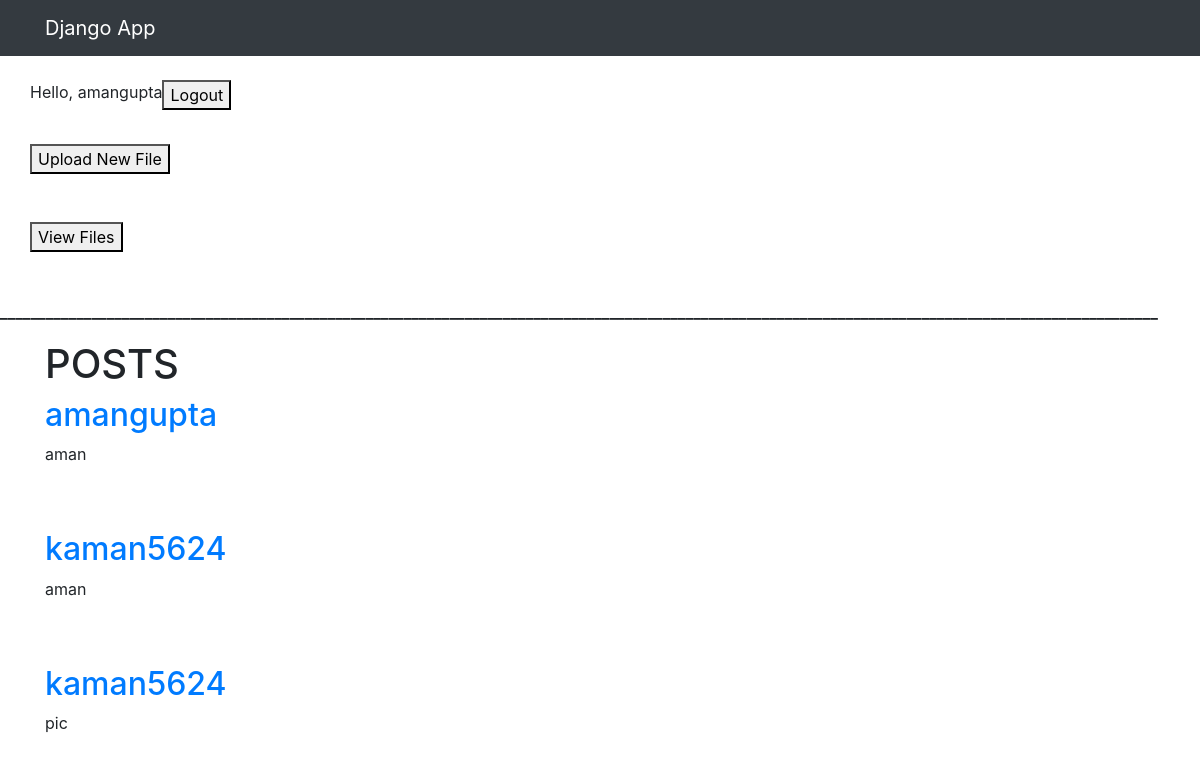
The app's page / (signed in) with its own data.
### myfile/models.py (models this page shows, shortened)
class UploadFile(models.Model):
    user = models.CharField(max_length=120, blank=True)
    title = models.CharField(max_length=120, blank=True)
    description = models.CharField(max_length=120, blank=True)
    file = models.FileField(upload_to='files/')
    uploaded_at = models.DateTimeField(auto_now_add=True)

### ekanek/views.py (the view, shortened to what this page needs)
# urls.py: 2. Add a URL to urlpatterns:  path('', views.home, name='home')
def home(request):
	mypic=[]
	lists = Share.objects.all()
	for obj in lists:
		a = UploadFile.objects.all().filter(user=obj.user, title=obj.title)
		for i in a:
			aa = []
			aa.append(i.user)
			aa.append(i.title)
			aa.append(i.file)
			mypic.append(aa)
	return render(request, 'home.html', {'mypic': mypic,})

### templates/home.html (shortened to what this page needs)
{% extends "base.html" %}
{% block content %}
        <div class="container py-4">
            <div class="row">
                {% if user.is_authenticated %}
                         <p>Hello, {{ user.username }}</p><br>
                         <a href="{% url 'logout' %}"><button type="button">Logout</button></a><br>
                         <div class="container">
                             <div class="row py-4">
                                 <a href="{% url 'upload' %}"><button type="button">Upload New File</button></a><br>
                             </div>
                             <div class="row py-4">
                                 <a href="{% url 'view' %}"><button type="button">View Files</button></a><br>
                             </div>
                         </div>
            	{% endif %}
            </div>
        </div>
        <p> <strong>________________________________________________________________________________________________________________________________________________________</strong> </p>
        <div class="container">
            <h1>POSTS</h1>
            {% for pic in mypic %}
                <a href="{{ pic.2.url }}"><h2>{{ pic.0 }}</h2></a>
                <p>{{ pic.1 }}</p>
                <br><br>
            {% endfor %}
        </div>
{% endblock content %}

### records on screen
UploadFile: user "amangupta", title "aman"
UploadFile: user "kaman5624", title "aman"
UploadFile: user "kaman5624", title "pic"

### other values on screen
{{ user.username }} "amangupta"
